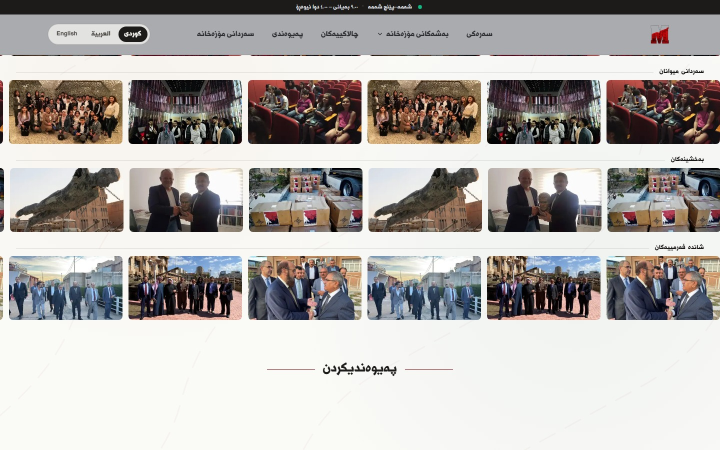
#> input picture marketing/promo-video/assets/museum-desktop.jpg, 1440 x 900 px, given in place of logo.png, which was not available (shown at 1/2 size)
$ python prep_assets.py
#> lines starting #> are read from the running program, lines starting #| are printed output that depends on the picture; after the words box and inside, x2 and y2 are one past the last pixel; in counts of white or black regions, pixels touching at a corner belong together
"""Copies logos and screenshots from the sibling projects into assets/.

Client names must not appear in the video, so the museum name is erased from the
screenshot headers (the logo next to it stays).
    python prep_assets.py
"""
import shutil
from pathlib import Path

import numpy as np
from PIL import Image

HERE = Path(__file__).parent
OUT = HERE / 'assets'
OUT.mkdir(exist_ok=True)
SITE = HERE.parent.parent                       # F:/website-clickkgroup
MUSEUM = Path('F:/amnasuraka')
BARBER = Path('F:/zhewar')


def white_to_alpha(im):
    """Turns the white background of a flat logo into transparency (keeps anti-aliased edges)."""
    a = np.asarray(im.convert('RGB')).astype(float) / 255
    alpha = np.clip((1 - a).max(axis=2), 0, 1)
    safe = np.where(alpha > 0, alpha, 1)[..., None]
    rgb = np.clip((a - (1 - alpha[..., None])) / safe, 0, 1)
    return Image.fromarray((np.dstack([rgb, alpha]) * 255).astype(np.uint8), 'RGBA')


def trim(im, pad=0):
    box = im.getchannel('A').point(lambda v: 255 if v > 8 else 0).getbbox()
    im = im.crop(box)
    if pad:
        c = Image.new('RGBA', (im.width + 2 * pad, im.height + 2 * pad), (0, 0, 0, 0))
        c.paste(im, (pad, pad))
        im = c
    return im


def erase_text(im, box, thresh=38, grow=5):
    """Fills the text inside `box` with the surrounding background colour."""
    a = np.asarray(im).astype(int)
    x0, y0, x1, y1 = box
    region = a[y0:y1, x0:x1]
    border = np.concatenate([region[0], region[-1], region[:, 0], region[:, -1]])
    bg = np.median(border, axis=0)
    diff = np.abs(region - bg).max(axis=2) > thresh
    ys, xs = np.nonzero(diff)
    if len(xs) == 0:
        raise SystemExit(f'no text found in {box}')
    bx0, bx1 = max(x0, x0 + xs.min() - grow), min(x1, x0 + xs.max() + grow + 1)
    by0, by1 = max(y0, y0 + ys.min() - grow), min(y1, y0 + ys.max() + grow + 1)
    a[by0:by1, bx0:bx1] = bg
    print(f'  erased {bx0},{by0}-{bx1},{by1} with {bg.astype(int).tolist()}')
    return Image.fromarray(a.astype(np.uint8))


# ── Click Group logo: full badge + separate mark and wordmark for the reveal ──
logo = Image.open(SITE / 'app/public/favicon/logo.png').convert('RGBA')
logo.resize((540, 540), Image.LANCZOS).save(OUT / 'cg-logo.png')
flat = Image.new('RGB', logo.size, 'white')
#> flat: PIL image 1440x900 RGB; every value is 255
flat.paste(logo, mask=logo.getchannel('A'))
#> flat is the input picture: PIL image 1440x900 RGB; mean R, G, B 177.2, 173.2, 170.4
yy, xx = np.mgrid[:flat.height, :flat.width]
inside = np.hypot(xx - flat.width / 2, yy - flat.height / 2) < 455     # drop the yellow ring
flat = Image.fromarray(np.where(inside[..., None], np.asarray(flat), 255).astype(np.uint8))
trim(white_to_alpha(flat.crop((240, 140, 830, 705))), 4).save(OUT / 'cg-mark.png')
#> in white_to_alpha, `rgb = np.clip((a - (1 - alpha[..., None])) / safe, 0, 1)`:
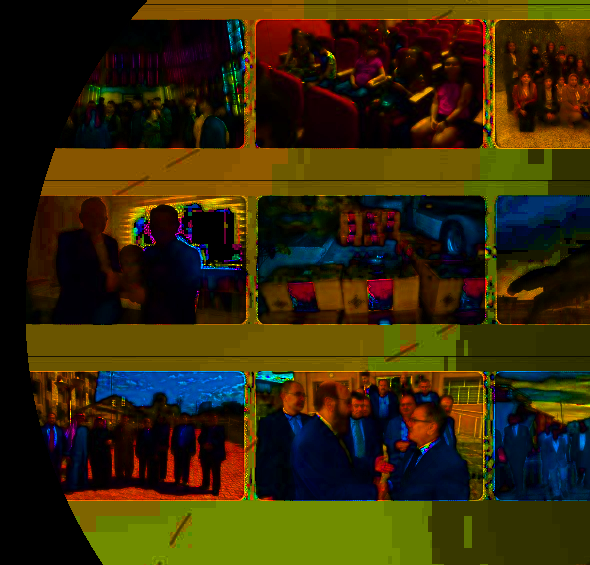
#> rgb: shape (565, 590, 3) float64; mean R, G, B 0.212, 0.166, 0.0407
#> in trim, `box = im.getchannel('A').point(lambda v: 255 if v > 8 else 0).getbbox()`: box = (26, 0, 590, 565)
#> in trim, `c = Image.new('RGBA', (im.width + 2 * pad, im.height + 2 * pad), (0, 0..`: c: PIL image 572x573 RGBA; every value is 0
trim(white_to_alpha(flat.crop((180, 700, 940, 930))), 4).save(OUT / 'cg-word.png')
#> in white_to_alpha (call 2), `safe = np.where(alpha > 0, alpha, 1)[..., None]`:
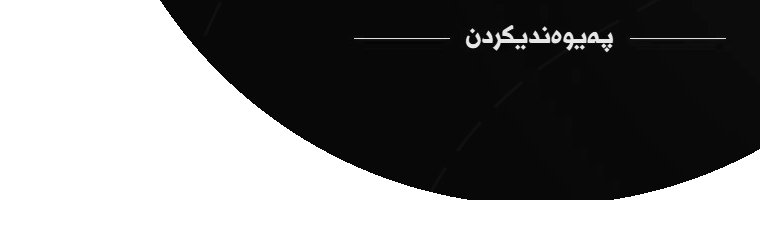
#> safe: shape (230, 760, 1) float64; min 0.00784, max 1, mean 0.48
#> in white_to_alpha (call 2), `rgb = np.clip((a - (1 - alpha[..., None])) / safe, 0, 1)`:
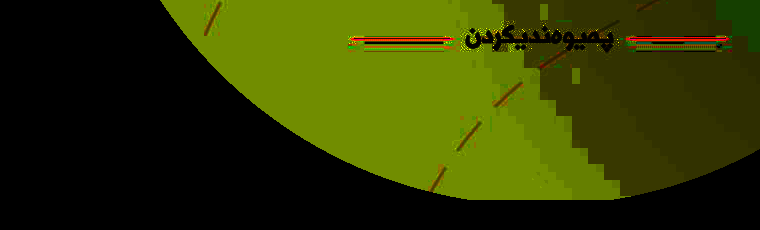
#> rgb: shape (230, 760, 3) float64; mean R, G, B 0.187, 0.22, 0.000292
#> call 2 of trim, with pad = 4
#> in trim (call 2), `box = im.getchannel('A').point(lambda v: 255 if v > 8 else 0).getbbox()`: box = (0, 0, 760, 230)
#> in trim (call 2), `c = Image.new('RGBA', (im.width + 2 * pad, im.height + 2 * pad), (0, 0..`: c: PIL image 768x238 RGBA; every value is 0
#> in trim (call 2), `c.paste(im, (pad, pad))`:
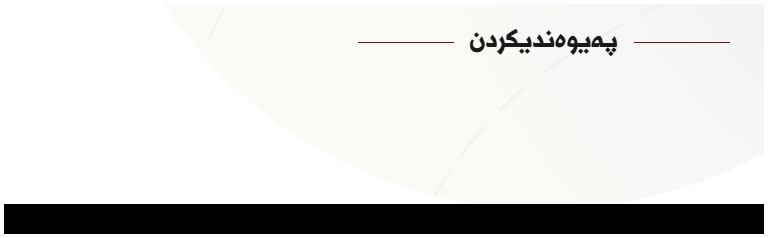
#> c: PIL image 768x238 RGBA; mean R, G, B, A 45.3, 53.2, 0.1, 38; transparent parts drawn white

# ── client logos (logos only, never names) ──
m = Image.open(MUSEUM / 'public/images/logo/android-chrome-512x512.png').convert('RGB')
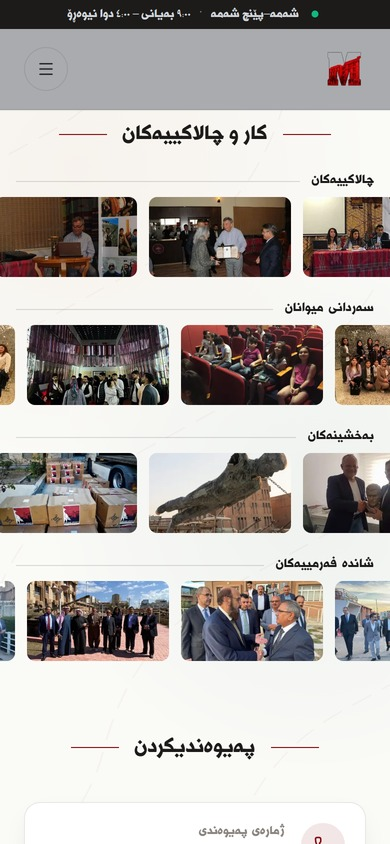
#> input picture marketing/promo-video/assets/museum-m1.jpg, 390 x 844 px, given in place of android-chrome-512x512.png, which was not available
#> m is the input picture: PIL image 390x844 RGB; mean R, G, B 180.4, 175.5, 172.2
ink = np.asarray(m).min(axis=2) < 235
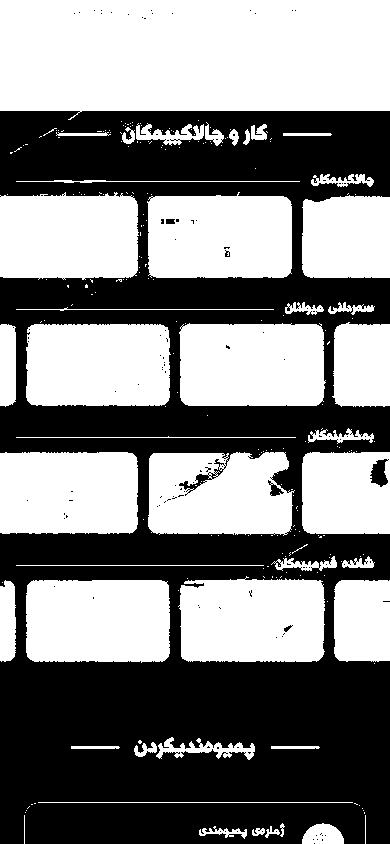
#> ink: shape (844, 390) bool; 51% white; 123 black regions (117 under 20 px), largest, box (x1, y1, x2, y2) and area: (0, 111, 390, 844) 160660, (370, 459, 389, 487) 329, (268, 480, 284, 496) 107, (166, 219, 175, 224) 43, (284, 625, 293, 632) 28, (225, 250, 230, 257) 22
ys, xs = np.nonzero(ink)
m.crop((xs.min() - 8, ys.min() - 8, xs.max() + 9, ys.max() + 9)).save(OUT / 'museum-logo.png')   # opaque, shown on white
Image.open(BARBER / 'marketing/video-src/logo.png').convert('RGBA').resize((360, 360), Image.LANCZOS).save(OUT / 'barber-logo.png')
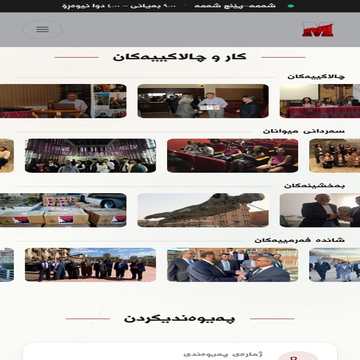
#> saved as barber-logo.png: PIL image 360x360 RGBA; mean R, G, B, A 180.3, 175.5, 172.2, 255

# ── museum website screenshots with the name removed from the header ──
SCR = MUSEUM / 'marketing/website-slides/screens'
for src, dst, box, size in [
    ('desktop-activities.png', 'museum-desktop.jpg', (1040, 40, 1294, 96), None),
    ('activities.png', 'museum-m1.jpg', (220, 92, 636, 176), (390, 844)),
    ('booking.png', 'museum-m2.jpg', (220, 92, 636, 176), (390, 844)),
]:
    print(src)
#> (the run stopped early here; a loop or call above may not have finished)
